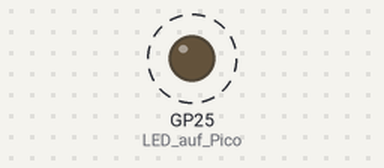
Bench run of a program on a simulated Raspberry Pi Pico running MicroPython. On the bench: output pins drawn as LEDs (lit = HIGH). Dashed ring = blinking.

Above: at 0.6 s.
Timing chart, 0 to 3.0 s (numbered marks = the images above):
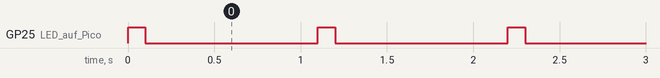

Measured:
- by itself, GP25 (LED_auf_Pico): alternates HIGH for 0.10 s and LOW for 1.0 s

The program:

PB-01-2-11-LED_auf_Pico_an_aus_mit_Variablen.py
```python
#==========================================================================
#
# PB-01-2-11-LED_auf_Pico an aus mit Variablen.py
#
# (keine Bauteile)
#
#==========================================================================
#
#Bibliotheken importieren
import machine
import utime

LED_auf_Pico = machine.Pin(25, machine.Pin.OUT)
LED_auf_Pico = machine.Pin("LED", machine.Pin.OUT)

an=0.1
aus=1

while True:
    LED_auf_Pico.value(1)
    utime.sleep(an)
    LED_auf_Pico.value(0)
    utime.sleep(aus)

"""
Das Programm steuert eine LED, die an Pin 25 des Raspberry Pi Pico
angeschlossen ist. Es verwendet die MicroPython-Module "machine" und "utime".
Das "machine" -Modul wird verwendet, um den GPIO-Pin 25 als Ausgang zu
konfigurieren. Das "utime" -Modul wird verwendet, um Zeitverzögerungen
zwischen dem Ein- und Ausschalten der LED zu erzeugen.

In der ersten Zeile des Codes wird das "machine" -Modul importiert.
Dieses Modul enthält Funktionen zur Steuerung der Hardware auf dem
Raspberry Pi Pico.

In der zweiten Zeile wird das "utime" -Modul importiert, das Funktionen
zur Zeitmessung und Zeitverzögerung bereitstellt.

In der dritten Zeile wird die Variable "LED_auf_Pico" erstellt und
Pin 25 als Ausgang konfiguriert. Der zweite Parameter "machine.Pin.OUT"
gibt an, dass der Pin als Ausgang konfiguriert wird.

In der nächsten Zeile werden zwei Variablen "an" und "aus" mit den Werten
0,1 und 1 definiert. Diese Werte werden verwendet, um die Verzögerungen
zwischen dem Ein- und Ausschalten der LED einzustellen.

In der Schleife wird zuerst die LED auf Pin 25 eingeschaltet, indem der
Wert des GPIO-Pins auf 1 gesetzt wird. Dann wird mit der "utime.sleep()"
-Funktion eine Pause von "an" Sekunden eingelegt. Anschließend wird die
LED ausgeschaltet, indem der Wert des GPIO-Pins auf 0 gesetzt wird.
Eine Pause von "aus" Sekunden wird mit "utime.sleep()" eingelegt,
bevor die Schleife erneut ausgeführt wird.

Zusammenfassend lässt sich sagen, dass das Programm die LED auf Pin 25
des Raspberry Pi Pico in einem bestimmten Muster ein- und ausschaltet,
wobei die Verzögerungen zwischen den Zuständen durch die Variablen "an"
und "aus" gesteuert werden. Das Programm wird in einer Endlosschleife
ausgeführt, sodass die LED kontinuierlich blinkt.


>>> %Run -c $EDITOR_CONTENT

"""
```
